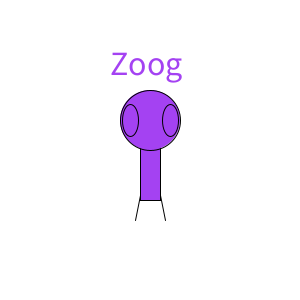
Frame 1 (no input)
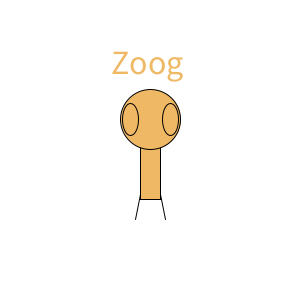
Frame 60 (the mouse pressed at the canvas centre just before this capture)
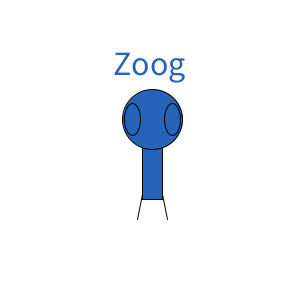
Frame 120 (the mouse held since frame 60 and released just before this capture)

The Processing sketch that drew these frames (run headless with seeded random() and noise(); from frame 60 on, the mouse is pressed at the canvas centre):

// Processing sketch: ZoogMove
// ── ZoogMove.pde
float x = width / 2 + 100;
float y = height / 2 + 100;

float d = dist(x, y, mouseX, mouseY);
color c = color(d);

void setup () {
  // Setup
  size (300, 300);
  frameRate (60);
  smooth();
  ellipseMode (CENTER);
  rectMode (CENTER);
}

void draw () {
  //Background 
  background (255);

  drawZoog(c);
  jiggleZoog(0.3);
}

void drawZoog (color ZC) {
  ZC = color(random(0, 255), random(0, 255), random(0, 255));
  //Zoog's Body
  stroke (0);
  fill (ZC);
  rect (x, y, 20, 100);

  //Zoog's Head
  fill (ZC);
  ellipse (x, y-30, 60, 60);

  //Zoog's Eyes
  fill (ZC);
  ellipse (x-20, y-30, 16, 32);
  ellipse (x+20, y-30, 16, 32);

  //Zoog's Legs
  stroke (0);
  line (x-10, y+45, x-15, y + 70);
  line (x+10, y+45, x+15, y + 70);

  //Zoog's Title
  fill (ZC);
  textSize (34);
  text ("Zoog", x - 40, y - 75);
}

void jiggleZoog(float speed) {
  x = x + random(-1, 1)*speed;
  y = y + random(-1, 1)*speed;

  //Constrain (Don't run off screen)
  constrain(x, 0, width - 200);
  constrain(y, 0, height - 200);
}
